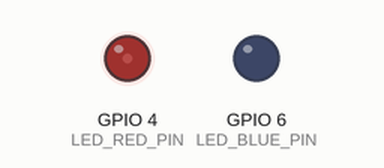
A program run on a simulated ESP32-S3. Shown: output pins drawn as LEDs (lit = HIGH).

Above: at 0.05 s.
At 0.85 s:
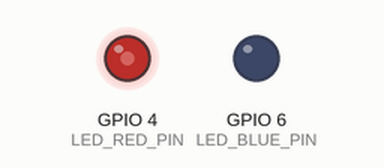
At 1.15 s:
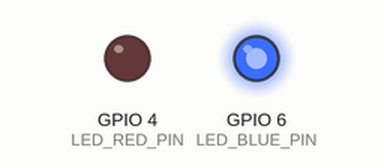
At 1.85 s:
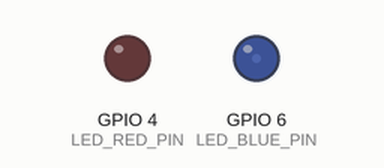
Timing chart, 0 to 4.3 s (numbered marks = the images above):
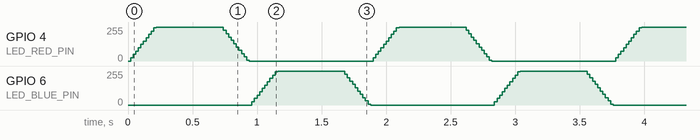

The program:

main.cpp
```cpp
#include <Arduino.h>

#define LED_RED_PIN 4
#define LED_RED_CHANNEL 0

#define LED_BLUE_PIN 6
#define LED_BLUE_CHANNEL 1

#define LED_FREQ 2500
#define LED_RES 10
#define DUTY_MAX 1023
#define DUTY_DELTA 100

void turnOn(int ledChannel);
void turnOff(int ledChannel);

void setup() {
  ledcSetup(LED_RED_CHANNEL, LED_FREQ, LED_RES);
  ledcSetup(LED_BLUE_CHANNEL, LED_FREQ, LED_RES);

  ledcAttachPin(LED_RED_PIN, LED_RED_CHANNEL);
  ledcAttachPin(LED_BLUE_PIN, LED_BLUE_CHANNEL);
}

void loop() {
  turnOn(LED_RED_CHANNEL);
  delay(500);
  turnOff(LED_RED_CHANNEL);

  turnOn(LED_BLUE_CHANNEL);
  delay(500);
  turnOff(LED_BLUE_CHANNEL);
}

void turnOn(int ledChannel) {
  int duty = 0;

  for (; duty <= DUTY_MAX; duty += DUTY_DELTA) {
    ledcWrite(ledChannel, duty);
    delay(20);
  }

  if (duty != DUTY_MAX) {
    ledcWrite(ledChannel, DUTY_MAX);
  }
}

void turnOff(int ledChannel) {
  int duty = DUTY_MAX;

  for (; duty >= 0; duty -= DUTY_DELTA) {
    ledcWrite(ledChannel, duty);
    delay(20);
  }

  if (duty != 0) {
    ledcWrite(ledChannel, 0);
  }
}
```
